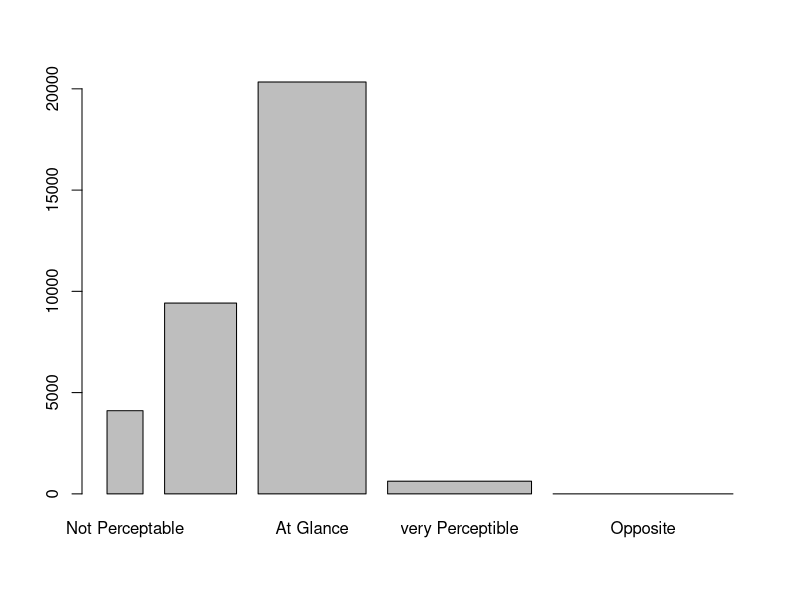
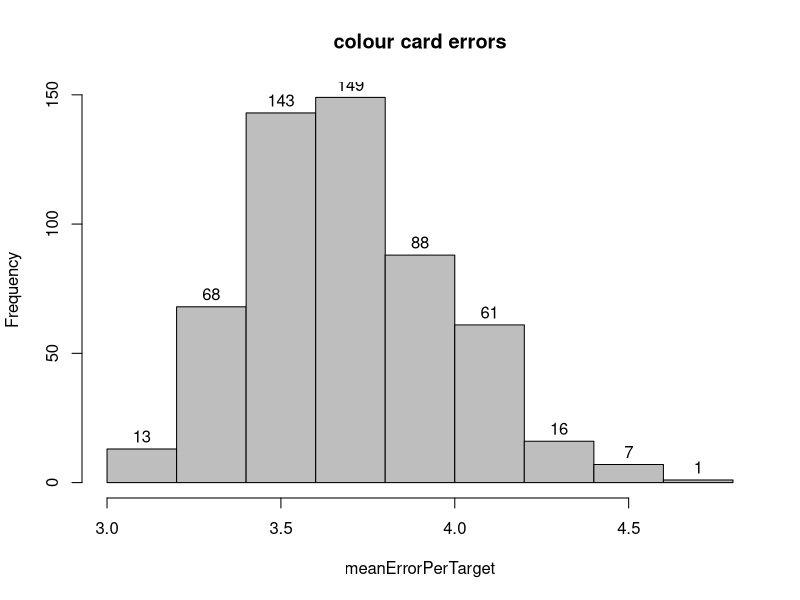
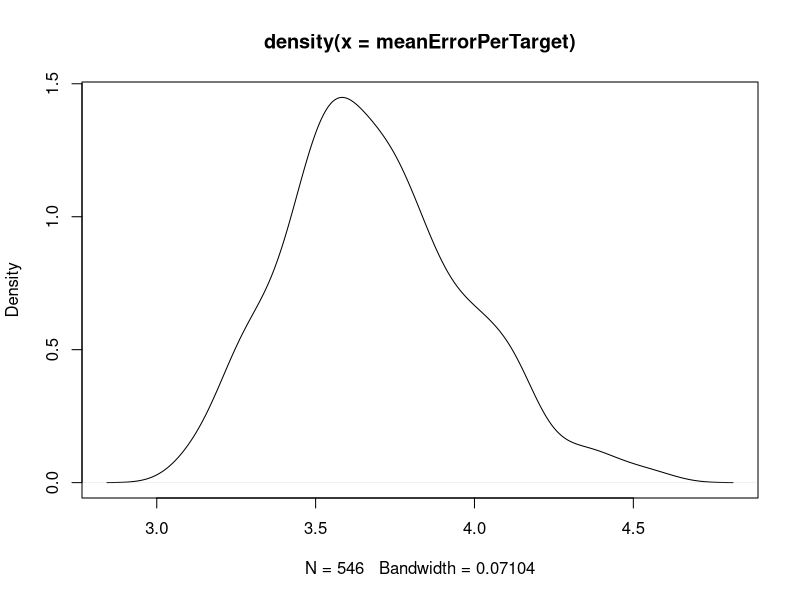
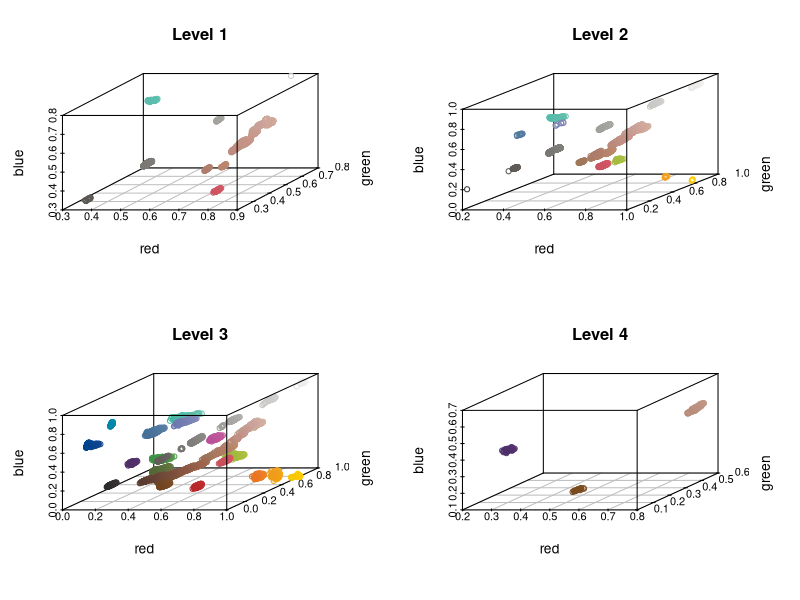

Write the R code that produced these figures, in order.
#load the data
setwd("datavis2018")
lab <- read.csv2("data/LabMeasurements-Color-Card.csv")
Master <- read.csv2("data/MasterColorCard.csv")

#t() tranposes the matrix  and c() puts it all into one row
MasterAsOneRow <- c(t(as.matrix(Master[,9:11])))

#creates a matrix by repeating the rows to fit the lab data 
MasterSameSizeAsLab <- matrix(rep(MasterAsOneRow, 13*42), byrow = TRUE,nrow = 13*42)

#cuts off row and col column from lab data
LabWithoutFirstColumns <- lab[,-c(1:2)]

#create a matrx that contains the differences between the Lab values of master and lab
DeltaMasterLab <- MasterSameSizeAsLab - LabWithoutFirstColumns

#square the differences
DeltaMasterSquared <- DeltaMasterLab^2

#SpotErrorMatrix contains Lab Errors for each spot (one row is one colour card)
SpotErrorMatrix <- matrix(NA, nrow = 546, ncol = 64, byrow = FALSE)
#fill the empty matrix with the computed errors
for (i in 1:ncol(SpotErrorMatrix)) {
  SpotErrorMatrix[,i] <- sqrt(rowSums(DeltaMasterSquared[,(i-1)*3+(1:3)]))
}
#compute min's and max's
deltaERangePerCard  <- matrix(NA, nrow = nrow(SpotErrorMatrix), ncol = 4, byrow = FALSE)
rownames(deltaERangePerCard) <- c(1:nrow(SpotErrorMatrix))
colnames(deltaERangePerCard) <- c("Minimum","MinIndex","Maximum","MaxIndex")

for (i in 1:nrow(SpotErrorMatrix)) {
  deltaMinPerCard <- min(SpotErrorMatrix[i,])
  deltaMaxPerCard <- max(SpotErrorMatrix[i,])
  minIndex <- match(c(deltaMinPerCard),SpotErrorMatrix[i,])
  maxIndex <- match(c(deltaMaxPerCard),SpotErrorMatrix[i,])
  deltaERangePerCard[i,"Minimum"] <- deltaMinPerCard
  deltaERangePerCard[i,"MinIndex"]<-minIndex
  deltaERangePerCard[i,"Maximum"] <- max(SpotErrorMatrix[i,])
  deltaERangePerCard[i,"MaxIndex"]<-maxIndex
}
#deltaERangePerCard <- as.table(deltaERangePerCard)
#deltaERangePerCard["Minimum"] 

#count how many spots belong into each visibility group
VisLevelOne <- sum(SpotErrorMatrix<=1)
VisLevelTwo <- sum((SpotErrorMatrix>1) & (SpotErrorMatrix<2))
VisLevelThree <- sum((SpotErrorMatrix>2) & (SpotErrorMatrix<10))
VisLevelFour <- sum((SpotErrorMatrix>11) & (SpotErrorMatrix<49))
VisLevelFive <- sum(SpotErrorMatrix>50)

#plot the groups
barplot(c(VisLevelOne,VisLevelTwo,VisLevelThree,VisLevelFour,VisLevelFive),
        (1:5),
        names.arg = c("Not Perceptable","Hardly Perceptable","At Glance","very Perceptible","Opposite"))

#visibility of color changes per card
meanErrorPerTarget <- rowMeans(SpotErrorMatrix)

#plot the groups
hist(meanErrorPerTarget, breaks="Sturge", col="grey", labels = T,main="colour card errors")
plot(density(meanErrorPerTarget))

#visibility of color changes per sample
meanErrorPerSample <- c(1:13)

for (i in 1:13) {
  counter<-i;
  for (x in 1:42){
    meanErrorPerSample[i]<-meanErrorPerSample[i]+meanErrorPerTarget[counter]
    counter<-counter+13
  }
  meanErrorPerSample[i]<- meanErrorPerSample[i]/42
}


#try to get back from error to lab values in table
#get indexes of errors in certain level
LumenIndexVisLvlOne <- which(SpotErrorMatrix<=1, arr.ind=TRUE)
LumenIndexVisLvlTwo <- which(((SpotErrorMatrix>1) & (SpotErrorMatrix<2)), arr.ind=TRUE)
LumenIndexVisLvlThree <- which(((SpotErrorMatrix>2) & (SpotErrorMatrix<10)), arr.ind=TRUE)
LumenIndexVisLvlFour <- which(((SpotErrorMatrix>11) & (SpotErrorMatrix<49)), arr.ind=TRUE)
#create helper to retrieve indexes of L values
columnIndexesInLabMatrix<-seq(from=1, to=192,by=3)
#create matrix to fill
LabVisLevelOne <- matrix(NA, nrow = nrow(LumenIndexVisLvlOne), ncol = 3, byrow = FALSE)
LabVisLevelTwo <- matrix(NA, nrow = nrow(LumenIndexVisLvlTwo), ncol = 3, byrow = FALSE)
LabVisLevelThree <- matrix(NA, nrow = nrow(LumenIndexVisLvlThree), ncol = 3, byrow = FALSE)
LabVisLevelFour <- matrix(NA, nrow = nrow(LumenIndexVisLvlFour), ncol = 3, byrow = FALSE)

#get the lab values for each element of the index list
for(i in 1:nrow(LumenIndexVisLvlOne)){
  LabVisLevelOne[i,1]<-LabWithoutFirstColumns[LumenIndexVisLvlOne[i,1],columnIndexesInLabMatrix[LumenIndexVisLvlOne[i,2]]]
  LabVisLevelOne[i,2]<-LabWithoutFirstColumns[LumenIndexVisLvlOne[i,1],columnIndexesInLabMatrix[LumenIndexVisLvlOne[i,2]]+1]
  LabVisLevelOne[i,3]<-LabWithoutFirstColumns[LumenIndexVisLvlOne[i,1],columnIndexesInLabMatrix[LumenIndexVisLvlOne[i,2]]+2]
}

for(i in 1:nrow(LumenIndexVisLvlTwo)){
  LabVisLevelTwo[i,1]<-LabWithoutFirstColumns[LumenIndexVisLvlTwo[i,1],columnIndexesInLabMatrix[LumenIndexVisLvlTwo[i,2]]]
  LabVisLevelTwo[i,2]<-LabWithoutFirstColumns[LumenIndexVisLvlTwo[i,1],columnIndexesInLabMatrix[LumenIndexVisLvlTwo[i,2]]+1]
  LabVisLevelTwo[i,3]<-LabWithoutFirstColumns[LumenIndexVisLvlTwo[i,1],columnIndexesInLabMatrix[LumenIndexVisLvlTwo[i,2]]+2]
}

for(i in 1:nrow(LumenIndexVisLvlThree)){
  LabVisLevelThree[i,1]<-LabWithoutFirstColumns[LumenIndexVisLvlThree[i,1],columnIndexesInLabMatrix[LumenIndexVisLvlThree[i,2]]]
  LabVisLevelThree[i,2]<-LabWithoutFirstColumns[LumenIndexVisLvlThree[i,1],columnIndexesInLabMatrix[LumenIndexVisLvlThree[i,2]]+1]
  LabVisLevelThree[i,3]<-LabWithoutFirstColumns[LumenIndexVisLvlThree[i,1],columnIndexesInLabMatrix[LumenIndexVisLvlThree[i,2]]+2]
}

for(i in 1:nrow(LumenIndexVisLvlFour)){
  LabVisLevelFour[i,1]<-LabWithoutFirstColumns[LumenIndexVisLvlFour[i,1],columnIndexesInLabMatrix[LumenIndexVisLvlFour[i,2]]]
  LabVisLevelFour[i,2]<-LabWithoutFirstColumns[LumenIndexVisLvlFour[i,1],columnIndexesInLabMatrix[LumenIndexVisLvlFour[i,2]]+1]
  LabVisLevelFour[i,3]<-LabWithoutFirstColumns[LumenIndexVisLvlFour[i,1],columnIndexesInLabMatrix[LumenIndexVisLvlFour[i,2]]+2]
}

#convert lab matrix to rgb matrix
RgbForVisLevelOne <- matrix(NA, nrow = nrow(LabVisLevelOne), ncol = 3, byrow = FALSE)
for(i in 1:nrow(LabVisLevelOne)){
  RgbForVisLevelOne[i,1:3]<-convertColor(LabVisLevelOne[i,1:3],from = "Lab", to="sRGB")
}

RgbForVisLevelTwo <- matrix(NA, nrow = nrow(LabVisLevelTwo), ncol = 3, byrow = FALSE)
for(i in 1:nrow(LabVisLevelTwo)){
  RgbForVisLevelTwo[i,1:3]<-convertColor(LabVisLevelTwo[i,1:3],from = "Lab", to="sRGB")
}

RgbForVisLevelThree <- matrix(NA, nrow = nrow(LabVisLevelThree), ncol = 3, byrow = FALSE)
for(i in 1:nrow(LabVisLevelThree)){
  RgbForVisLevelThree[i,1:3]<-convertColor(LabVisLevelThree[i,1:3],from = "Lab", to="sRGB")
}

RgbForVisLevelFour <- matrix(NA, nrow = nrow(LabVisLevelFour), ncol = 3, byrow = FALSE)
for(i in 1:nrow(LabVisLevelFour)){
  RgbForVisLevelFour[i,1:3]<-convertColor(LabVisLevelFour[i,1:3],from = "Lab", to="sRGB")
}

par(mfrow=c(2,2))
library(scatterplot3d)
scatterplot3d(RgbForVisLevelOne, color = rgb(RgbForVisLevelOne, alpha=1),xlab = "red", ylab = "green",zlab = "blue", main="Level 1")
scatterplot3d(RgbForVisLevelTwo, color = rgb(RgbForVisLevelTwo, alpha=1),xlab = "red", ylab = "green",zlab = "blue", main="Level 2")
scatterplot3d(RgbForVisLevelThree, color = rgb(RgbForVisLevelThree, alpha=1),xlab = "red", ylab = "green",zlab = "blue", main="Level 3")
scatterplot3d(RgbForVisLevelFour, color = rgb(RgbForVisLevelFour, alpha=1),xlab = "red", ylab = "green",zlab = "blue", main="Level 4")
